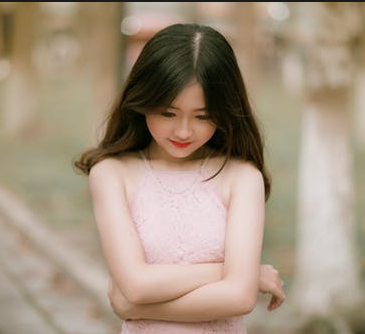
//> input picture opencv/learnOpencv/images/test.png, 365 x 334 px
$ ./010-图像像素值统计及应用_普通图像转化为二值图像_   (built with g++ and OpenCV 4)
//> lines starting //> are read from the running program, lines starting //| are printed output that depends on the picture; after the words box and inside, x2 and y2 are one past the last pixel; in counts of white or black regions, pixels touching at a corner belong together
#include <iostream>
#include <opencv2/opencv.hpp>

using namespace std;
using namespace cv;

/*
 * 图像像素值统计及应用（普通图像转化为二值图像）
 */
int main() {
    Mat src_bgr = imread("../images/test.png");
//> src_bgr is the input picture: 334 rows x 365 cols, CV_8UC3; mean B, G, R 128.5, 147.9, 165.4
    Mat src_gray;
    cvtColor(src_bgr, src_gray, COLOR_BGR2GRAY);
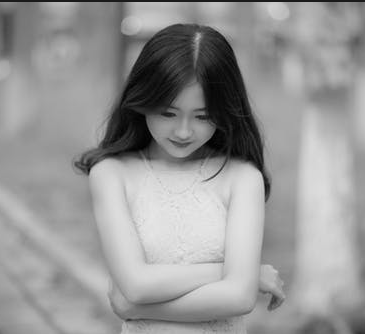
//> src_gray: 334 rows x 365 cols, CV_8UC1; min 0, max 235, mean 150.9
    if (src_bgr.empty() || src_gray.empty()) {
        cout << "could not load image.." << endl;
    }
    imshow("input_bgr", src_bgr);

    // 计算灰度图像的最大最小值
    double minVal, maxVal;
    Point minLoc, maxLoc;
    minMaxLoc(src_gray, &minVal, &maxVal, &minLoc, &maxLoc);
//> minVal = 0; maxVal = 235; minLoc = Point(144, 146); maxLoc = Point(168, 193)
    cout << "paramenters of src_gray:" << endl;
    printf("min:%.2f, max:%.2f \n", minVal, maxVal);
//| min:0.00, max:235.00
    printf("min loc: (%d, %d) \n", minLoc.x, minLoc.y);
//| min loc: (144, 146)
    printf("max loc: (%d, %d) \n", maxLoc.x, maxLoc.y);
//| max loc: (168, 193)

    // 普通图像转二值图像
    Mat mean, stddev;
    meanStdDev(src_bgr, mean, stddev);
//> mean = [128.5, 147.9, 165.4]; stddev = [55.42, 50.41, 53.14]
    cout << "paramenters of src_bgr:" << endl;
    printf("blue channel mean:%.2f, stddev: %.2f \n", mean.at<double>(0, 0), stddev.at<double>(0, 0));
//| blue channel mean:128.54, stddev: 55.42
    printf("green channel mean:%.2f, stddev: %.2f \n", mean.at<double>(1, 0), stddev.at<double>(1, 0));
//| green channel mean:147.92, stddev: 50.41
    printf("red channel mean:%.2f, stddev: %.2f \n", mean.at<double>(2, 0), stddev.at<double>(2, 0));
//| red channel mean:165.38, stddev: 53.14
    for (int row = 0; row < src_bgr.rows; ++row) {
        for (int col = 0; col < src_bgr.cols; ++col) {
            Vec3b bgr = src_bgr.at<Vec3b>(row, col);
            bgr[0] = bgr[0] < mean.at<double>(0, 0) ? 0 : 255;
            bgr[1] = bgr[1] < mean.at<double>(1, 0) ? 0 : 255;
            bgr[2] = bgr[2] < mean.at<double>(2, 0) ? 0 : 255;
            src_bgr.at<Vec3b>(row, col) = bgr;
        }
    }
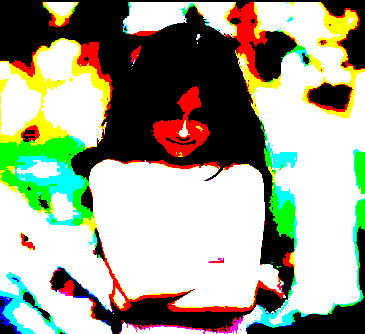
//> src_bgr: 334 rows x 365 cols, CV_8UC3; mean B, G, R 142.1, 163, 159.1
    imshow("binary", src_bgr);

    waitKey(0);
    return 0;
}

$ run again, with opencv/learnOpencv/images/basketball1.png copied over opencv/learnOpencv/images/test.png
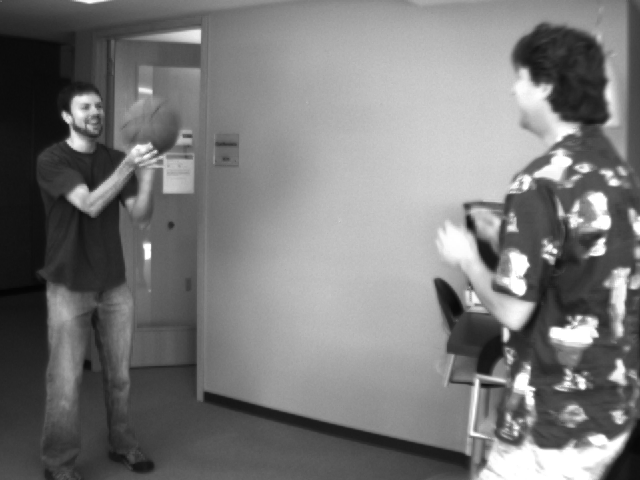
//> input picture opencv/learnOpencv/images/basketball1.png, 640 x 480 px
//> src_bgr is the input picture: 480 rows x 640 cols, CV_8UC3; min 4, max 255, mean 120.3
//> minVal = 4; maxVal = 255; minLoc = Point(31, 286); maxLoc = Point(570, 130)
//| min:4.00, max:255.00
//| min loc: (31, 286)
//| max loc: (570, 130)
//> mean = [120.3, 120.3, 120.3]; stddev = [61.67, 61.67, 61.67]
//| blue channel mean:120.31, stddev: 61.67
//| green channel mean:120.31, stddev: 61.67
//| red channel mean:120.31, stddev: 61.67
//> after the loop `for (int row = 0; row < src_bgr.rows; ++row)`:
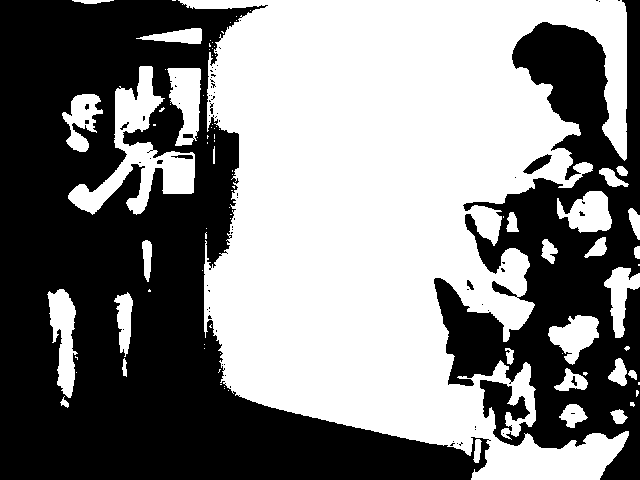
//> src_bgr: 480 rows x 640 cols, CV_8UC3; 50.7% white; 76 black regions (67 under 20 px), largest, box (x1, y1, x2, y2) and area: (0, 0, 491, 480) 107101, (434, 0, 640, 480) 43782, (523, 154, 552, 174) 245
